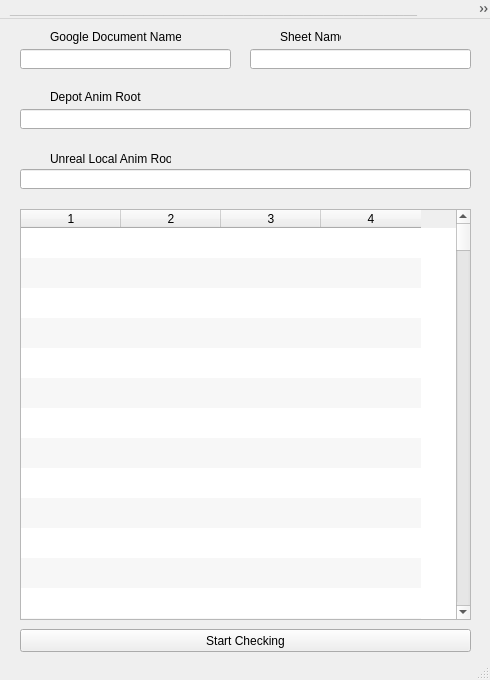
<?xml version="1.0" encoding="UTF-8"?>
<ui version="4.0">
 <class>TaskCreationPanel</class>
 <widget class="QMainWindow" name="TaskCreationPanel">
  <property name="geometry">
   <rect>
    <x>0</x>
    <y>0</y>
    <width>490</width>
    <height>680</height>
   </rect>
  </property>
  <property name="windowTitle">
   <string>Animation Checker</string>
  </property>
  <widget class="QWidget" name="centralwidget">
   <widget class="QLabel" name="lab_art_root">
    <property name="geometry">
     <rect>
      <x>50</x>
      <y>70</y>
      <width>91</width>
      <height>16</height>
     </rect>
    </property>
    <property name="text">
     <string>Depot Anim Root</string>
    </property>
   </widget>
   <widget class="QLabel" name="lab_Unreal_anim_root">
    <property name="geometry">
     <rect>
      <x>50</x>
      <y>130</y>
      <width>121</width>
      <height>20</height>
     </rect>
    </property>
    <property name="text">
     <string>Unreal Local Anim Root</string>
    </property>
   </widget>
   <widget class="QTableWidget" name="table_anim_check">
    <property name="geometry">
     <rect>
      <x>20</x>
      <y>190</y>
      <width>451</width>
      <height>411</height>
     </rect>
    </property>
    <property name="tabletTracking">
     <bool>false</bool>
    </property>
    <property name="styleSheet">
     <string notr="true">QTableWidget::item::hover {
background-color: #ff5733;
}</string>
    </property>
    <property name="dragEnabled">
     <bool>false</bool>
    </property>
    <property name="alternatingRowColors">
     <bool>true</bool>
    </property>
    <property name="selectionMode">
     <enum>QAbstractItemView::ContiguousSelection</enum>
    </property>
    <property name="selectionBehavior">
     <enum>QAbstractItemView::SelectRows</enum>
    </property>
    <property name="showGrid">
     <bool>false</bool>
    </property>
    <property name="gridStyle">
     <enum>Qt::NoPen</enum>
    </property>
    <property name="sortingEnabled">
     <bool>true</bool>
    </property>
    <property name="wordWrap">
     <bool>true</bool>
    </property>
    <property name="cornerButtonEnabled">
     <bool>true</bool>
    </property>
    <property name="rowCount">
     <number>1000</number>
    </property>
    <property name="columnCount">
     <number>4</number>
    </property>
    <attribute name="verticalHeaderVisible">
     <bool>false</bool>
    </attribute>
    <attribute name="verticalHeaderHighlightSections">
     <bool>true</bool>
    </attribute>
    <attribute name="verticalHeaderStretchLastSection">
     <bool>true</bool>
    </attribute>
    <row/>
    <row/>
    <row/>
    <row/>
    <row/>
    <row/>
    <row/>
    <row/>
    <row/>
    <row/>
    <row/>
    <row/>
    <row/>
    <row/>
    <row/>
    <row/>
    <row/>
    <row/>
    <row/>
    <row/>
    <row/>
    <row/>
    <row/>
    <row/>
    <row/>
    <row/>
    <row/>
    <row/>
    <row/>
    <row/>
    <row/>
    <row/>
    <row/>
    <row/>
    <row/>
    <row/>
    <row/>
    <row/>
    <row/>
    <row/>
    <row/>
    <row/>
    <row/>
    <row/>
    <row/>
    <row/>
    <row/>
    <row/>
    <row/>
    <row/>
    <row/>
    <row/>
    <row/>
    <row/>
    <row/>
    <row/>
    <row/>
    <row/>
    <row/>
    <row/>
    <row/>
    <row/>
    <row/>
    <row/>
    <row/>
    <row/>
    <row/>
    <row/>
    <row/>
    <row/>
    <row/>
    <row/>
    <row/>
    <row/>
    <row/>
    <row/>
    <row/>
    <row/>
    <row/>
    <row/>
    <row/>
    <row/>
    <row/>
    <row/>
    <row/>
    <row/>
    <row/>
    <row/>
    <row/>
    <row/>
    <row/>
    <row/>
    <row/>
    <row/>
    <row/>
    <row/>
    <row/>
    <row/>
    <row/>
    <row/>
    <row/>
    <row/>
    <row/>
    <row/>
    <row/>
    <row/>
    <row/>
    <row/>
    <row/>
    <row/>
    <row/>
    <row/>
    <row/>
    <row/>
    <row/>
    <row/>
    <row/>
    <row/>
    <row/>
    <row/>
    <row/>
    <row/>
    <row/>
    <row/>
    <row/>
    <row/>
    <row/>
    <row/>
    <row/>
    <row/>
    <row/>
    <row/>
    <row/>
    <row/>
    <row/>
    <row/>
    <row/>
    <row/>
    <row/>
    <row/>
    <row/>
    <row/>
    <row/>
    <row/>
    <row/>
    <row/>
    <row/>
    <row/>
    <row/>
    <row/>
    <row/>
    <row/>
    <row/>
    <row/>
    <row/>
    <row/>
    <row/>
    <row/>
    <row/>
    <row/>
    <row/>
    <row/>
    <row/>
    <row/>
    <row/>
    <row/>
    <row/>
    <row/>
    <row/>
    <row/>
    <row/>
    <row/>
    <row/>
    <row/>
    <row/>
    <row/>
    <row/>
    <row/>
    <row/>
    <row/>
    <row/>
    <row/>
    <row/>
    <row/>
    <row/>
    <row/>
    <row/>
    <row/>
    <row/>
    <row/>
    <row/>
    <row/>
    <row/>
    <row/>
    <row/>
    <row/>
    <row/>
    <row/>
    <row/>
    <row/>
    <row/>
    <row/>
    <row/>
    <row/>
    <row/>
    <row/>
    <row/>
    <row/>
    <row/>
    <row/>
    <row/>
    <row/>
    <row/>
    <row/>
    <row/>
    <row/>
    <row/>
    <row/>
    <row/>
    <row/>
    <row/>
    <row/>
    <row/>
    <row/>
    <row/>
    <row/>
    <row/>
    <row/>
    <row/>
    <row/>
    <row/>
    <row/>
    <row/>
    <row/>
    <row/>
    <row/>
    <row/>
    <row/>
    <row/>
    <row/>
    <row/>
    <row/>
    <row/>
    <row/>
    <row/>
    <row/>
    <row/>
    <row/>
    <row/>
    <row/>
    <row/>
    <row/>
    <row/>
    <row/>
    <row/>
    <row/>
    <row/>
    <row/>
    <row/>
    <row/>
    <row/>
    <row/>
    <row/>
    <row/>
    <row/>
    <row/>
    <row/>
    <row/>
    <row/>
    <row/>
    <row/>
    <row/>
    <row/>
    <row/>
    <row/>
    <row/>
    <row/>
    <row/>
    <row/>
    <row/>
    <row/>
    <row/>
    <row/>
    <row/>
    <row/>
    <row/>
    <row/>
    <row/>
    <row/>
    <row/>
    <row/>
    <row/>
    <row/>
    <row/>
    <row/>
    <row/>
    <row/>
    <row/>
    <row/>
    <row/>
    <row/>
    <row/>
    <row/>
    <row/>
    <row/>
    <row/>
    <row/>
    <row/>
    <row/>
    <row/>
    <row/>
    <row/>
    <row/>
    <row/>
    <row/>
    <row/>
    <row/>
    <row/>
    <row/>
    <row/>
    <row/>
    <row/>
    <row/>
    <row/>
    <row/>
    <row/>
    <row/>
    <row/>
    <row/>
    <row/>
    <row/>
    <row/>
    <row/>
    <row/>
    <row/>
    <row/>
    <row/>
    <row/>
    <row/>
    <row/>
    <row/>
    <row/>
    <row/>
    <row/>
    <row/>
    <row/>
    <row/>
    <row/>
    <row/>
    <row/>
    <row/>
    <row/>
    <row/>
    <row/>
    <row/>
    <row/>
    <row/>
    <row/>
    <row/>
    <row/>
    <row/>
    <row/>
    <row/>
    <row/>
    <row/>
    <row/>
    <row/>
    <row/>
    <row/>
    <row/>
    <row/>
    <row/>
    <row/>
    <row/>
    <row/>
    <row/>
    <row/>
    <row/>
    <row/>
    <row/>
    <row/>
    <row/>
    <row/>
    <row/>
    <row/>
    <row/>
    <row/>
    <row/>
    <row/>
    <row/>
    <row/>
    <row/>
    <row/>
    <row/>
    <row/>
    <row/>
    <row/>
    <row/>
    <row/>
    <row/>
    <row/>
    <row/>
    <row/>
    <row/>
    <row/>
    <row/>
    <row/>
    <row/>
    <row/>
    <row/>
    <row/>
    <row/>
    <row/>
    <row/>
    <row/>
    <row/>
    <row/>
    <row/>
    <row/>
    <row/>
    <row/>
    <row/>
    <row/>
    <row/>
    <row/>
    <row/>
    <row/>
    <row/>
    <row/>
    <row/>
    <row/>
    <row/>
    <row/>
    <row/>
    <row/>
    <row/>
    <row/>
    <row/>
    <row/>
    <row/>
    <row/>
    <row/>
    <row/>
    <row/>
    <row/>
    <row/>
    <row/>
    <row/>
    <row/>
    <row/>
    <row/>
    <row/>
    <row/>
    <row/>
    <row/>
    <row/>
    <row/>
    <row/>
    <row/>
    <row/>
    <row/>
    <row/>
    <row/>
    <row/>
    <row/>
    <row/>
    <row/>
    <row/>
    <row/>
    <row/>
    <row/>
    <row/>
    <row/>
    <row/>
    <row/>
    <row/>
    <row/>
    <row/>
    <row/>
    <row/>
    <row/>
    <row/>
    <row/>
    <row/>
    <row/>
    <row/>
    <row/>
    <row/>
    <row/>
    <row/>
    <row/>
    <row/>
    <row/>
    <row/>
    <row/>
    <row/>
    <row/>
    <row/>
    <row/>
    <row/>
    <row/>
    <row/>
    <row/>
    <row/>
    <row/>
    <row/>
    <row/>
    <row/>
    <row/>
    <row/>
    <row/>
    <row/>
    <row/>
    <row/>
    <row/>
    <row/>
    <row/>
    <row/>
    <row/>
    <row/>
    <row/>
    <row/>
    <row/>
    <row/>
    <row/>
    <row/>
    <row/>
    <row/>
    <row/>
    <row/>
    <row/>
    <row/>
    <row/>
    <row/>
    <row/>
    <row/>
    <row/>
    <row/>
    <row/>
    <row/>
    <row/>
    <row/>
    <row/>
    <row/>
    <row/>
    <row/>
    <row/>
    <row/>
    <row/>
    <row/>
    <row/>
    <row/>
    <row/>
    <row/>
    <row/>
    <row/>
    <row/>
    <row/>
    <row/>
    <row/>
    <row/>
    <row/>
    <row/>
    <row/>
    <row/>
    <row/>
    <row/>
    <row/>
    <row/>
    <row/>
    <row/>
    <row/>
    <row/>
    <row/>
    <row/>
    <row/>
    <row/>
    <row/>
    <row/>
    <row/>
    <row/>
    <row/>
    <row/>
    <row/>
    <row/>
    <row/>
    <row/>
    <row/>
    <row/>
    <row/>
    <row/>
    <row/>
    <row/>
    <row/>
    <row/>
    <row/>
    <row/>
    <row/>
    <row/>
    <row/>
    <row/>
    <row/>
    <row/>
    <row/>
    <row/>
    <row/>
    <row/>
    <row/>
    <row/>
    <row/>
    <row/>
    <row/>
    <row/>
    <row/>
    <row/>
    <row/>
    <row/>
    <row/>
    <row/>
    <row/>
    <row/>
    <row/>
    <row/>
    <row/>
    <row/>
    <row/>
    <row/>
    <row/>
    <row/>
    <row/>
    <row/>
    <row/>
    <row/>
    <row/>
    <row/>
    <row/>
    <row/>
    <row/>
    <row/>
    <row/>
    <row/>
    <row/>
    <row/>
    <row/>
    <row/>
    <row/>
    <row/>
    <row/>
    <row/>
    <row/>
    <row/>
    <row/>
    <row/>
    <row/>
    <row/>
    <row/>
    <row/>
    <row/>
    <row/>
    <row/>
    <row/>
    <row/>
    <row/>
    <row/>
    <row/>
    <row/>
    <row/>
    <row/>
    <row/>
    <row/>
    <row/>
    <row/>
    <row/>
    <row/>
    <row/>
    <row/>
    <row/>
    <row/>
    <row/>
    <row/>
    <row/>
    <row/>
    <row/>
    <row/>
    <row/>
    <row/>
    <row/>
    <row/>
    <row/>
    <row/>
    <row/>
    <row/>
    <row/>
    <row/>
    <row/>
    <row/>
    <row/>
    <row/>
    <row/>
    <row/>
    <row/>
    <row/>
    <row/>
    <row/>
    <row/>
    <row/>
    <row/>
    <row/>
    <row/>
    <row/>
    <row/>
    <row/>
    <row/>
    <row/>
    <row/>
    <row/>
    <row/>
    <row/>
    <row/>
    <row/>
    <row/>
    <row/>
    <row/>
    <row/>
    <row/>
    <row/>
    <row/>
    <row/>
    <row/>
    <row/>
    <row/>
    <row/>
    <row/>
    <row/>
    <row/>
    <row/>
    <row/>
    <row/>
    <row/>
    <row/>
    <row/>
    <row/>
    <row/>
    <row/>
    <row/>
    <row/>
    <row/>
    <row/>
    <row/>
    <row/>
    <row/>
    <row/>
    <row/>
    <row/>
    <row/>
    <row/>
    <row/>
    <row/>
    <row/>
    <row/>
    <row/>
    <row/>
    <row/>
    <row/>
    <row/>
    <row/>
    <row/>
    <row/>
    <row/>
    <row/>
    <row/>
    <row/>
    <row/>
    <row/>
    <row/>
    <row/>
    <row/>
    <row/>
    <row/>
    <row/>
    <row/>
    <row/>
    <row/>
    <row/>
    <row/>
    <row/>
    <row/>
    <row/>
    <row/>
    <row/>
    <row/>
    <row/>
    <row/>
    <row/>
    <row/>
    <row/>
    <row/>
    <row/>
    <row/>
    <row/>
    <row/>
    <row/>
    <row/>
    <row/>
    <row/>
    <row/>
    <row/>
    <row/>
    <row/>
    <row/>
    <row/>
    <row/>
    <row/>
    <row/>
    <row/>
    <row/>
    <row/>
    <row/>
    <row/>
    <row/>
    <row/>
    <row/>
    <row/>
    <row/>
    <row/>
    <row/>
    <row/>
    <row/>
    <row/>
    <row/>
    <row/>
    <row/>
    <row/>
    <row/>
    <row/>
    <row/>
    <row/>
    <row/>
    <row/>
    <row/>
    <row/>
    <row/>
    <row/>
    <row/>
    <row/>
    <row/>
    <row/>
    <row/>
    <row/>
    <row/>
    <row/>
    <row/>
    <row/>
    <row/>
    <row/>
    <row/>
    <row/>
    <row/>
    <row/>
    <row/>
    <row/>
    <row/>
    <row/>
    <row/>
    <row/>
    <row/>
    <row/>
    <row/>
    <row/>
    <row/>
    <row/>
    <row/>
    <row/>
    <row/>
    <row/>
    <row/>
    <row/>
    <row/>
    <row/>
    <row/>
    <row/>
    <row/>
    <row/>
    <row/>
    <row/>
    <row/>
    <row/>
    <row/>
    <row/>
    <row/>
    <row/>
    <row/>
    <row/>
    <row/>
    <row/>
    <row/>
    <row/>
    <row/>
    <row/>
    <row/>
    <row/>
    <row/>
    <row/>
    <row/>
    <row/>
    <row/>
    <row/>
    <row/>
    <row/>
    <row/>
    <row/>
    <row/>
    <row/>
    <row/>
    <row/>
    <row/>
    <row/>
    <row/>
    <row/>
    <row/>
    <row/>
    <row/>
    <row/>
    <row/>
    <row/>
    <row/>
    <row/>
    <row/>
    <row/>
    <row/>
    <row/>
    <row/>
    <row/>
    <row/>
    <row/>
    <row/>
    <row/>
    <row/>
    <row/>
    <row/>
    <row/>
    <row/>
    <row/>
    <row/>
    <row/>
    <row/>
    <row/>
    <row/>
    <row/>
    <row/>
    <row/>
    <row/>
    <row/>
    <row/>
    <row/>
    <row/>
    <row/>
    <row/>
    <row/>
    <row/>
    <row/>
    <row/>
    <row/>
    <row/>
    <row/>
    <row/>
    <row/>
    <row/>
    <row/>
    <row/>
    <row/>
    <row/>
    <row/>
    <row/>
    <row/>
    <row/>
    <row/>
    <row/>
    <row/>
    <row/>
    <row/>
    <row/>
    <row/>
    <row/>
    <row/>
    <row/>
    <row/>
    <row/>
    <row/>
    <row/>
    <row/>
    <row/>
    <row/>
    <row/>
    <row/>
    <row/>
    <row/>
    <row/>
    <row/>
    <row/>
    <column/>
    <column/>
    <column/>
    <column/>
   </widget>
   <widget class="QPushButton" name="push_butt_start_check">
    <property name="geometry">
     <rect>
      <x>20</x>
      <y>610</y>
      <width>451</width>
      <height>23</height>
     </rect>
    </property>
    <property name="toolTipDuration">
     <number>8</number>
    </property>
    <property name="text">
     <string>Start Checking</string>
    </property>
   </widget>
   <widget class="QLineEdit" name="lineEd_google_sheet_na">
    <property name="geometry">
     <rect>
      <x>20</x>
      <y>30</y>
      <width>211</width>
      <height>20</height>
     </rect>
    </property>
   </widget>
   <widget class="QLabel" name="lab_googlesheet_na">
    <property name="geometry">
     <rect>
      <x>50</x>
      <y>10</y>
      <width>131</width>
      <height>16</height>
     </rect>
    </property>
    <property name="text">
     <string>Google Document Name</string>
    </property>
   </widget>
   <widget class="QLineEdit" name="lineEd_depot_anim_root">
    <property name="geometry">
     <rect>
      <x>20</x>
      <y>90</y>
      <width>451</width>
      <height>20</height>
     </rect>
    </property>
   </widget>
   <widget class="QLineEdit" name="lineEd_unreal_anim_root">
    <property name="geometry">
     <rect>
      <x>20</x>
      <y>150</y>
      <width>451</width>
      <height>20</height>
     </rect>
    </property>
   </widget>
   <widget class="QLineEdit" name="lineEd_sheet_na">
    <property name="geometry">
     <rect>
      <x>250</x>
      <y>30</y>
      <width>221</width>
      <height>20</height>
     </rect>
    </property>
   </widget>
   <widget class="QLabel" name="lab_sheet_na">
    <property name="geometry">
     <rect>
      <x>280</x>
      <y>10</y>
      <width>61</width>
      <height>16</height>
     </rect>
    </property>
    <property name="text">
     <string>Sheet Name</string>
    </property>
   </widget>
  </widget>
  <widget class="QMenuBar" name="menubar">
   <property name="geometry">
    <rect>
     <x>0</x>
     <y>0</y>
     <width>490</width>
     <height>21</height>
    </rect>
   </property>
   <widget class="QMenu" name="menuinstructions">
    <property name="enabled">
     <bool>false</bool>
    </property>
    <property name="title">
     <string>_____________________________________________________________</string>
    </property>
   </widget>
   <widget class="QMenu" name="menuinstruction">
    <property name="title">
     <string>Instructions</string>
    </property>
    <addaction name="actionfirst_steps"/>
   </widget>
   <addaction name="menuinstructions"/>
   <addaction name="menuinstruction"/>
  </widget>
  <widget class="QStatusBar" name="statusbar"/>
  <action name="actionfirst_steps_">
   <property name="text">
    <string>first steps</string>
   </property>
  </action>
  <action name="actionfirst_steps">
   <property name="text">
    <string>first steps</string>
   </property>
  </action>
 </widget>
 <resources/>
 <connections/>
</ui>
